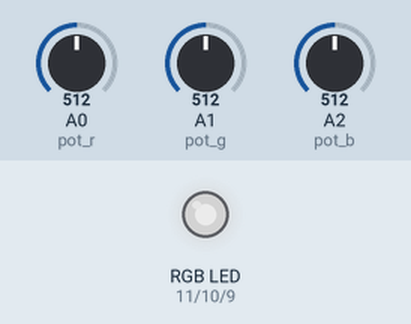
This sketch was run on a simulated Arduino Uno, built with avr-gcc and run on an emulated ATmega328P. Shown: an RGB LED mixed from three pins (HIGH = lit). Inputs (shaded band) come from the test bench; at power-on: A0 (pot_r) = 512, A1 (pot_g) = 512, A2 (pot_b) = 512. Dim RGB values are drawn brighter than linear.

Above: at 1.2 s.
1.3 s: A0 (pot_r) set to 716
At 2.1 s:
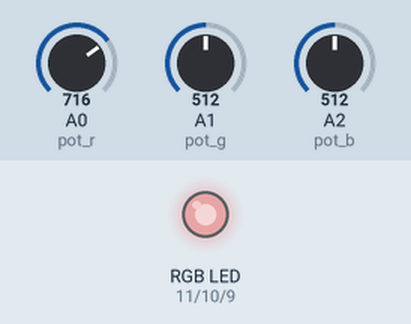
2.8 s: A1 (pot_g) set to 716
At 3.3 s:
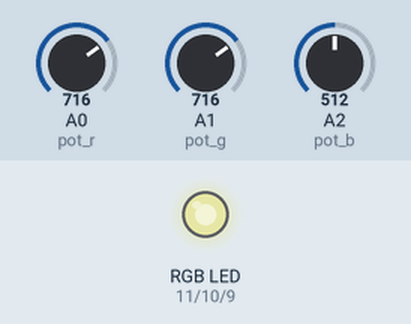
4.3 s: A2 (pot_b) set to 716
At 5.5 s:
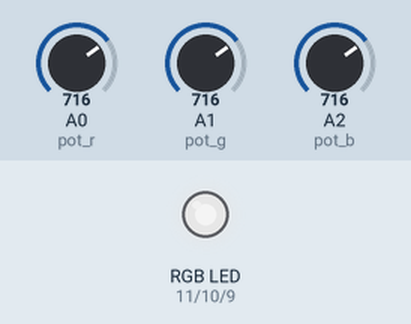
5.8 s: A0 (pot_r) set to 900
At 6.8 s:
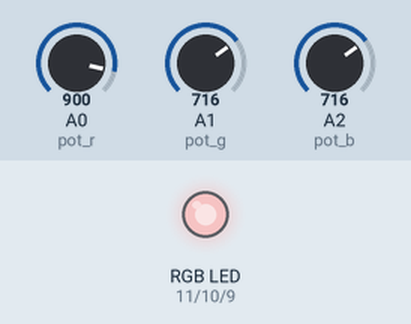
7.3 s: A1 (pot_g) set to 900
At 7.9 s:
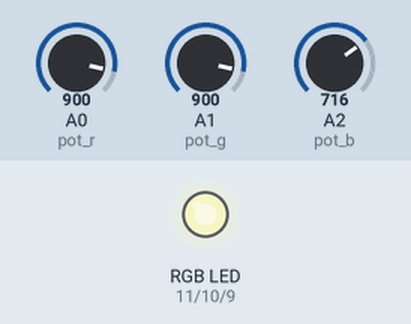
8.8 s: A2 (pot_b) set to 900
At 10.2 s:
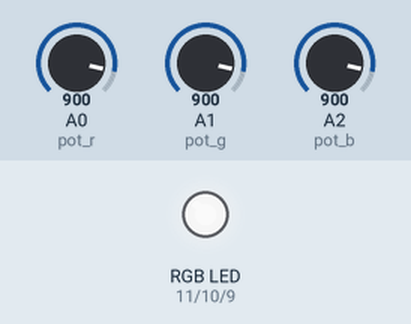
Timing chart, 0 to 11.3 s (numbered marks = the images above; inputs shaded):
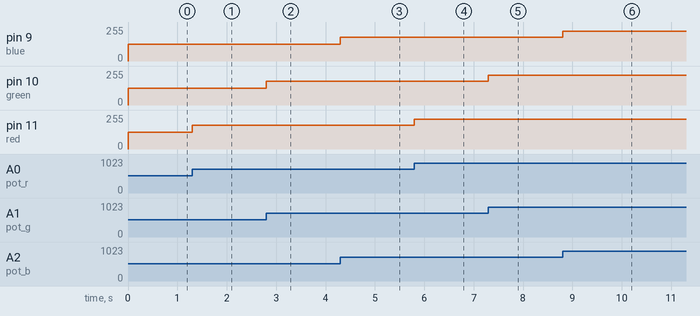

The sketch:

8.RGBLed.ino
```cpp
#define red 11
#define green 10
#define blue 9

#define pot_r A0
#define pot_g A1
#define pot_b A2


void setup() {

  pinMode(red,OUTPUT);
  pinMode(green,OUTPUT);
  pinMode(blue,OUTPUT);
}

void loop() {
  int red_value = analogRead(pot_r);
  int green_value=analogRead(pot_g);
  int blue_value=analogRead(pot_b);

  red_value=map(red_value,0,1023,0,255);
  green_value= map(green_value,0,1023,0,255);
  blue_value=map(blue_value,0,1023,0,255);

  analogWrite(red,red_value);
  analogWrite(green,green_value);
  analogWrite(blue,blue_value);
}
```

Measured:
- after the input at 1.3 s, pin 11 (red): 127/255 → 178/255 at once
- after the input at 2.8 s, pin 10 (green): 127/255 → 178/255 at once
- after the input at 4.3 s, pin 9 (blue): 127/255 → 178/255 at once
- after the input at 5.8 s, pin 11 (red): 178/255 → 224/255 at once
- after the input at 7.3 s, pin 10 (green): 178/255 → 224/255 at once
- after the input at 8.8 s, pin 9 (blue): 178/255 → 224/255 at once
